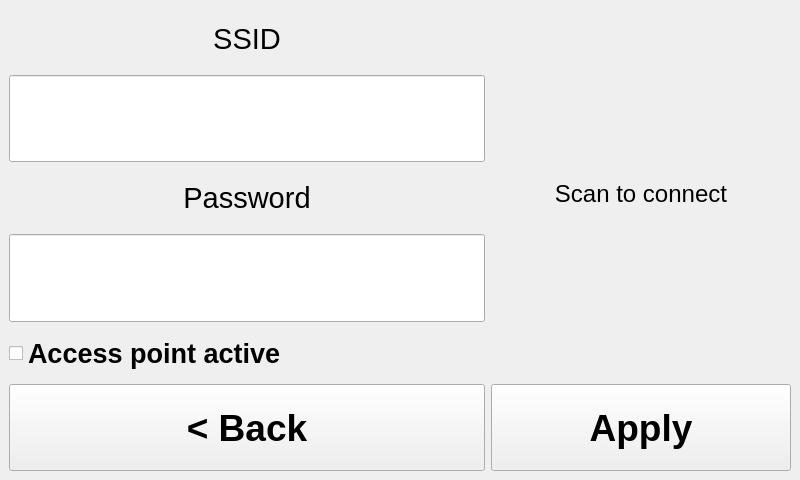
<?xml version="1.0" encoding="UTF-8"?>
<ui version="4.0">
 <class>AccessPointWindow</class>
 <widget class="QMainWindow" name="AccessPointWindow">
  <property name="geometry">
   <rect>
    <x>0</x>
    <y>0</y>
    <width>800</width>
    <height>480</height>
   </rect>
  </property>
  <property name="sizePolicy">
   <sizepolicy hsizetype="Fixed" vsizetype="Fixed">
    <horstretch>0</horstretch>
    <verstretch>0</verstretch>
   </sizepolicy>
  </property>
  <property name="minimumSize">
   <size>
    <width>800</width>
    <height>480</height>
   </size>
  </property>
  <property name="maximumSize">
   <size>
    <width>800</width>
    <height>480</height>
   </size>
  </property>
  <property name="cursor">
   <cursorShape>ArrowCursor</cursorShape>
  </property>
  <property name="windowTitle">
   <string>Access Point</string>
  </property>
  <property name="styleSheet">
   <string notr="true"/>
  </property>
  <widget class="QWidget" name="centralwidget">
   <layout class="QGridLayout" name="gridLayout">
    <item row="0" column="0">
     <widget class="QLabel" name="label_ssid">
      <property name="maximumSize">
       <size>
        <width>16777215</width>
        <height>60</height>
       </size>
      </property>
      <property name="font">
       <font>
        <pointsize>22</pointsize>
       </font>
      </property>
      <property name="text">
       <string>SSID</string>
      </property>
      <property name="alignment">
       <set>Qt::AlignCenter</set>
      </property>
      <property name="cssClass" stdset="0">
       <string>secondary bold</string>
      </property>
     </widget>
    </item>
    <item row="1" column="0">
     <widget class="ClickableLineEdit" name="input_ssid">
      <property name="minimumSize">
       <size>
        <width>0</width>
        <height>50</height>
       </size>
      </property>
      <property name="maximumSize">
       <size>
        <width>16777215</width>
        <height>100</height>
       </size>
      </property>
      <property name="font">
       <font>
        <pointsize>22</pointsize>
       </font>
      </property>
      <property name="alignment">
       <set>Qt::AlignCenter</set>
      </property>
      <property name="cssClass" stdset="0">
       <string>bold</string>
      </property>
     </widget>
    </item>
    <item row="2" column="0">
     <widget class="QLabel" name="label_password">
      <property name="maximumSize">
       <size>
        <width>16777215</width>
        <height>60</height>
       </size>
      </property>
      <property name="font">
       <font>
        <pointsize>22</pointsize>
       </font>
      </property>
      <property name="text">
       <string>Password</string>
      </property>
      <property name="alignment">
       <set>Qt::AlignCenter</set>
      </property>
      <property name="cssClass" stdset="0">
       <string>secondary bold</string>
      </property>
     </widget>
    </item>
    <item row="3" column="0">
     <widget class="ClickableLineEdit" name="input_password">
      <property name="minimumSize">
       <size>
        <width>0</width>
        <height>50</height>
       </size>
      </property>
      <property name="maximumSize">
       <size>
        <width>16777215</width>
        <height>100</height>
       </size>
      </property>
      <property name="font">
       <font>
        <pointsize>22</pointsize>
       </font>
      </property>
      <property name="alignment">
       <set>Qt::AlignCenter</set>
      </property>
      <property name="cssClass" stdset="0">
       <string>bold</string>
      </property>
     </widget>
    </item>
    <item row="4" column="0">
     <widget class="QCheckBox" name="checkbox_enabled">
      <property name="minimumSize">
       <size>
        <width>0</width>
        <height>50</height>
       </size>
      </property>
      <property name="font">
       <font>
        <pointsize>20</pointsize>
        <weight>75</weight>
        <bold>true</bold>
       </font>
      </property>
      <property name="text">
       <string>Access point active</string>
      </property>
      <property name="iconSize">
       <size>
        <width>40</width>
        <height>40</height>
       </size>
      </property>
     </widget>
    </item>
    <item row="0" column="1" rowspan="5">
     <widget class="QLabel" name="label_qr">
      <property name="minimumSize">
       <size>
        <width>300</width>
        <height>300</height>
       </size>
      </property>
      <property name="maximumSize">
       <size>
        <width>300</width>
        <height>16777215</height>
       </size>
      </property>
      <property name="font">
       <font>
        <pointsize>18</pointsize>
       </font>
      </property>
      <property name="text">
       <string>Scan to connect</string>
      </property>
      <property name="alignment">
       <set>Qt::AlignCenter</set>
      </property>
      <property name="cssClass" stdset="0">
       <string>secondary bold</string>
      </property>
     </widget>
    </item>
    <item row="5" column="0">
     <widget class="QPushButton" name="button_back">
      <property name="maximumSize">
       <size>
        <width>5000</width>
        <height>300</height>
       </size>
      </property>
      <property name="font">
       <font>
        <pointsize>28</pointsize>
        <weight>75</weight>
        <bold>true</bold>
       </font>
      </property>
      <property name="text">
       <string>&lt; Back</string>
      </property>
     </widget>
    </item>
    <item row="5" column="1">
     <widget class="QPushButton" name="button_apply">
      <property name="maximumSize">
       <size>
        <width>5000</width>
        <height>300</height>
       </size>
      </property>
      <property name="font">
       <font>
        <pointsize>28</pointsize>
        <weight>75</weight>
        <bold>true</bold>
       </font>
      </property>
      <property name="text">
       <string>Apply</string>
      </property>
      <property name="cssClass" stdset="0">
       <string>btn-inverted</string>
      </property>
     </widget>
    </item>
   </layout>
  </widget>
 </widget>
 <customwidgets>
  <customwidget>
   <class>ClickableLineEdit</class>
   <extends>QLineEdit</extends>
   <header>src.ui_elements.clickablelineedit.h</header>
  </customwidget>
 </customwidgets>
 <resources/>
 <connections/>
</ui>
